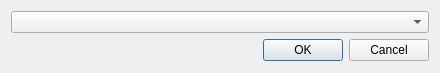
<?xml version="1.0" encoding="UTF-8"?>
<ui version="4.0">
 <class>DialogSelecIface</class>
 <widget class="QDialog" name="DialogSelecIface">
  <property name="geometry">
   <rect>
    <x>0</x>
    <y>0</y>
    <width>440</width>
    <height>73</height>
   </rect>
  </property>
  <property name="windowTitle">
   <string>Seleccion de Red</string>
  </property>
  <layout class="QVBoxLayout" name="verticalLayout">
   <item>
    <widget class="QComboBox" name="comboBox"/>
   </item>
   <item>
    <widget class="QDialogButtonBox" name="buttonBox">
     <property name="orientation">
      <enum>Qt::Horizontal</enum>
     </property>
     <property name="standardButtons">
      <set>QDialogButtonBox::Cancel|QDialogButtonBox::Ok</set>
     </property>
    </widget>
   </item>
  </layout>
 </widget>
 <resources/>
 <connections>
  <connection>
   <sender>buttonBox</sender>
   <signal>accepted()</signal>
   <receiver>DialogSelecIface</receiver>
   <slot>accept()</slot>
   <hints>
    <hint type="sourcelabel">
     <x>248</x>
     <y>254</y>
    </hint>
    <hint type="destinationlabel">
     <x>157</x>
     <y>274</y>
    </hint>
   </hints>
  </connection>
  <connection>
   <sender>buttonBox</sender>
   <signal>rejected()</signal>
   <receiver>DialogSelecIface</receiver>
   <slot>reject()</slot>
   <hints>
    <hint type="sourcelabel">
     <x>316</x>
     <y>260</y>
    </hint>
    <hint type="destinationlabel">
     <x>286</x>
     <y>274</y>
    </hint>
   </hints>
  </connection>
 </connections>
</ui>
